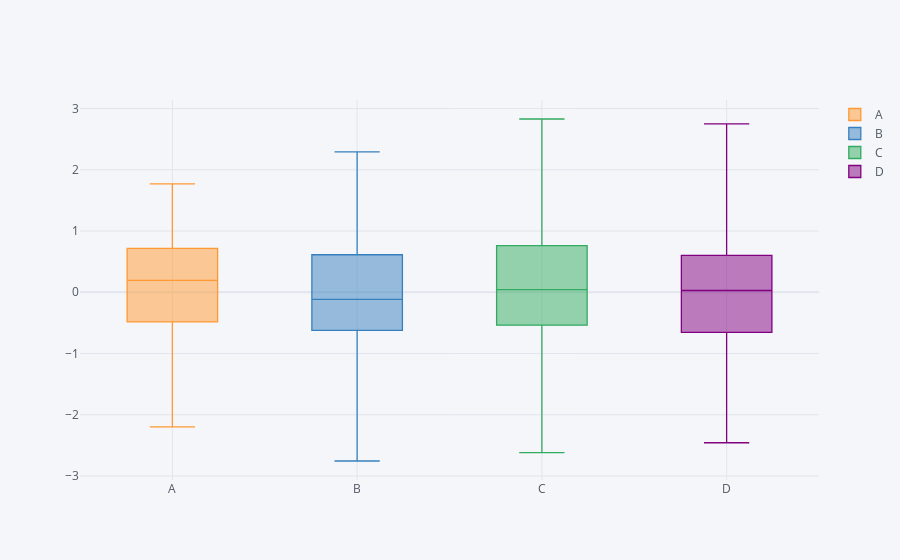

The code cell stored with this chart in its notebook:
### Markdown cell above
## Box Plots

### Code cell
df.iplot(kind='box')
